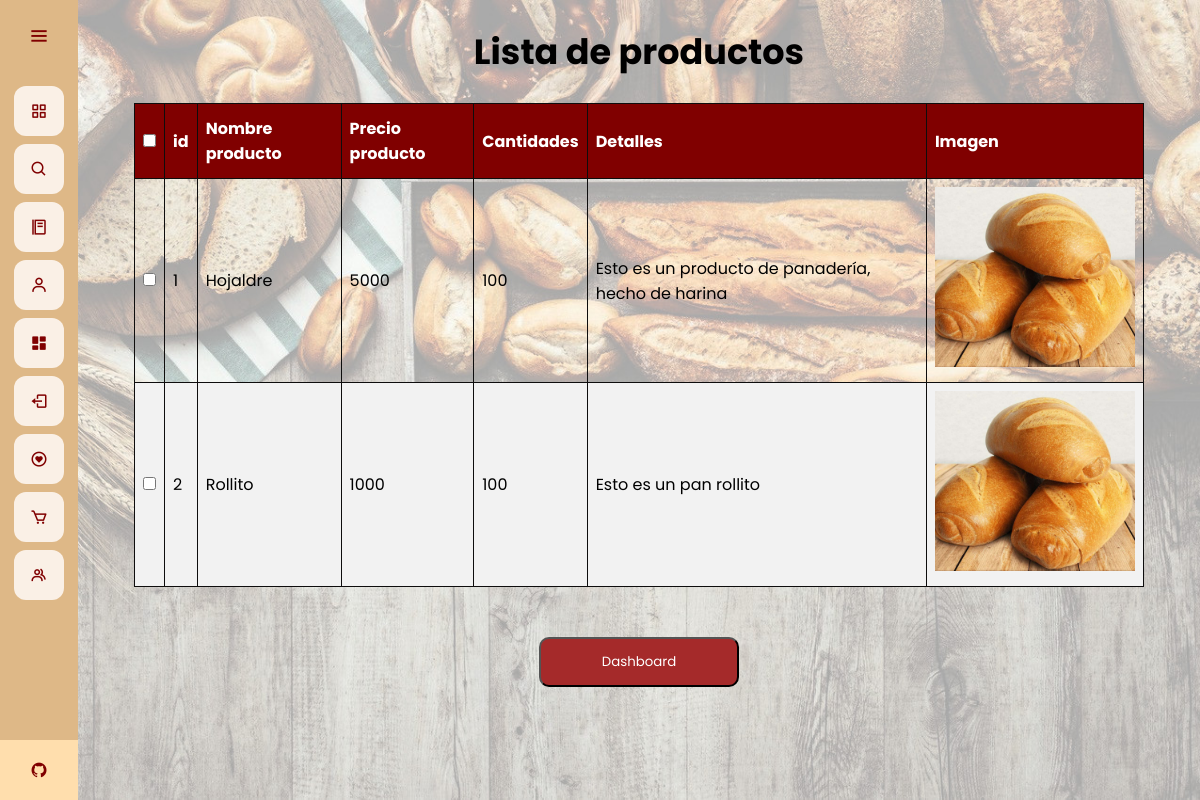
Before: /admin-dash/lista-productos (signed in) with the older database file.
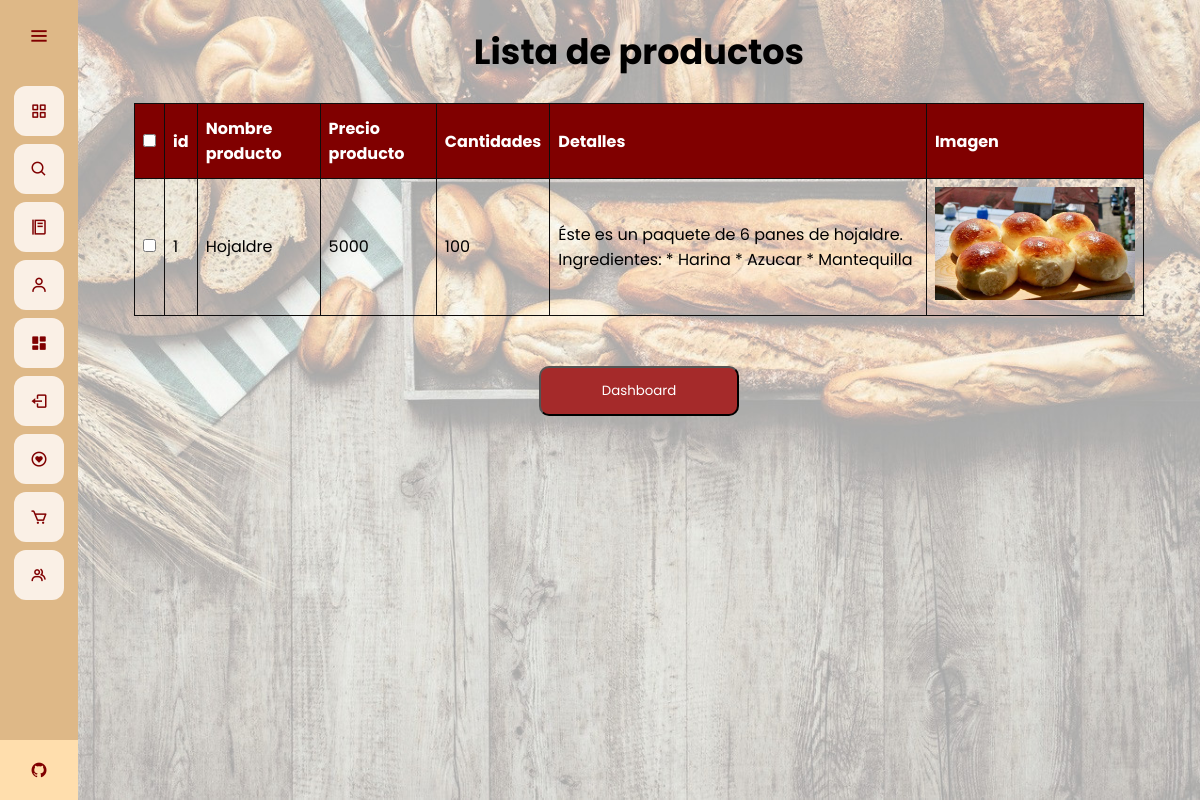
After: the same page with the newer database file.
### app.py (models this page shows)
class Products(database.Model):
	id = database.Column(database.Integer, primary_key=True)
	productname = database.Column(database.String(30), nullable=False, unique=True)
	price = database.Column(database.Integer, nullable=False)
	quantity = database.Column(database.Integer, nullable=False)
	score = database.Column(database.Integer, nullable=False)
	details = database.Column(database.String(1000))
	image_prod = database.Column(database.String(40), nullable=False, default='pan.jpg')

### app.py (the view)
@app.route("/admin-dash/lista-productos")
@login_required
def lista_producto():
	if current_user.username == "SuperAdmin":
		products = Products.query.filter().all()
		return render_template("listproducts.html", products = products)
	else:
		return redirect(url_for('home'))

### app.py (called while the page is built)
@login_manager.user_loader
def load_user(user_id):
	return User.query.get(int(user_id))

@app.before_request
def make_session_permanent():
    session.permanent = True

### templates/listproducts.html (shortened to what this page needs)
{% extends 'base.html' %}
{% block style %}
<link rel="stylesheet" href="{{ url_for('static', filename='css/style_listproduct.css') }}">
{% endblock %}
{% block content %}
<br>
<h1 class="title">
    Lista de productos
</h1>
<br>
<div class="container">
    <table id="tableu" class="tableu" style="width: 90%">
        <thead>
            <tr>
                <th>
                    <input type="checkbox" onclick="checkAll(this)">
                </th>
                <th>id</th>
                <th>Nombre producto</th>
                <th>Precio producto</th>
                <th>Cantidades</th>
                <th>Detalles</th>
                <th>Imagen</th>
            </tr>
        </thead>
        <br>
        <tbody>
            {% for product in products %}
            <tr>
                <td><input type="checkbox" name="user"></td>
                <td>{{ product.id }}</td>
                <td>{{ product.productname }}</td>
                <td>{{ product.price }}</td>
                <td>{{ product.quantity }}</td>
                <td>{{ product.details }}</td>
                <td><img src="{{ url_for('static', filename='images_plates/'+product.image_prod) }}" alt=""></td>
            </tr>
            {% endfor %}
        </tbody>
    </table>
</div>
<br>
<br>
<div class="other">
    <a href="{{url_for('dashboard')}}">
        <button type="button" class="buttond">
            Dashboard
        </button>
    </a>
</div>
{% endblock %}

### templates/base.html (shortened to what this page needs)
<!DOCTYPE html>
<html>
<head>
	<link rel="stylesheet" href="{{ url_for('static', filename='css/style_base.css') }}">
  {% block style %}
  {% endblock %}
  <link href='https://unpkg.com/boxicons@2.0.7/css/boxicons.min.css' rel='stylesheet'>
</head>
<body>
	<div class="sidebar">
    <div class="logo-details">
        <i class='bx bx-menu' id="btn" ></i>
    </div>
    <ul class="nav-list">
      <li>
        <a href="{{ url_for('home') }}">
          <i class='bx bx-grid-alt'></i>
        </a>
      </li>
      <li>
        <a href="{{ url_for('busqueda') }}">
          <i class='bx bx-search'></i>
        </a>
      </li>
      <li>
        <a href="{{ url_for('menu') }}">
          <i class='bx bx-food-menu' ></i>
        </a>
      </li>
      {% if current_user.is_authenticated %}
      <li>
        <a href="{{ url_for('perfil_usuario') }}">
          <i class='bx bx-user' ></i>
        </a>
      </li>
      {% if current_user.username == "SuperAdmin" %}
      <li>
        <a href="{{ url_for('dashboard') }}">
          <i class='bx bxs-dashboard'></i>
        </a>
      </li>
      {% endif %}
      <li>
        <a href="{{ url_for('cerrar_sesion') }}">
          <i class='bx bx-log-out'></i>
        </a>
      </li>
      {% endif %}
      <li>
        <a href="{{ url_for('lista') }}">
          <i class='bx bx-heart-circle'></i>
        </a>
      </li>
      <li>
        <a href="{{ url_for('carrito') }}">
          <i class='bx bx-cart' ></i>
        </a>
      </li>
      <li>
        <a href="{{ url_for('equipo') }}">
          <i class='bx bx-group'></i>
        </a>
      </li>
      <li class="profile">
          <div class="profile-details">
              <div class="name_job">
                <div class="name">Grupo 4</div>
                <div class="uni">Uninorte-Mintic</div>
              </div>
          </div>
          <a href="https://github.com/Viinky-Kevs/ProyectoAppWeb" target="_blank">
            <i class='bx bxl-github' id="github" ></i>
          </a>
      </li>
    </ul>
  </div>
  <section class="home-section">
  	{% block content %}
  	{% endblock %}
  </section>
</body>
</html>

### static/css/style_base.css (style rules this page uses)
* { margin: 0; padding: 0; box-sizing: border-box; font-family: "Poppins" , sans-serif; }
.sidebar { position: fixed; left: 0; top: 0; height: 100%; width: 78px; background: #DEB887; padding: 6px 14px; z-index: 99; transition: all 0.5s ease; }
.sidebar .logo-details { height: 60px; display: flex; align-items: center; position: relative; }
.sidebar .logo-details #btn { position: absolute; top: 50%; right: 0; transform: translateY(-50%); font-size: 22px; transition: all 0.4s ease; font-size: 23px; text-align: center; cursor: pointer; transition: all 0.5s ease; }
.sidebar i { color: #800000; height: 60px; min-width: 50px; font-size: 28px; text-align: center; line-height: 60px; }
.sidebar .nav-list { margin-top: 20px; height: 100%; }
.sidebar li { position: relative; margin: 8px 0; list-style: none; }
.sidebar li a { display: flex; height: 100%; width: 100%; border-radius: 12px; align-items: center; text-decoration: none; transition: all 0.4s ease; background: #FAF0E6; }
.sidebar li i { height: 50px; line-height: 50px; font-size: 18px; border-radius: 12px; }
.sidebar li.profile { position: fixed; height: 60px; width: 78px; left: 0; bottom: -8px; padding: 10px 14px; background: #FFDEAD; transition: all 0.5s ease; overflow: hidden; }
.sidebar li .profile-details { display: flex; align-items: center; flex-wrap: nowrap; }
.sidebar li.profile .name, .sidebar li.profile .uni { font-size: 15px; font-weight: 400; color: #800000; white-space: nowrap; }
.sidebar li.profile .uni { font-size: 12px; }
.sidebar .profile #github { position: absolute; top: 50%; right: 0; transform: translateY(-50%); background: #FFDEAD; width: 100%; height: 60px; line-height: 60px; border-radius: 0px; transition: all 0.5s ease; }
.home-section { position: relative; min-height: 100vh; top: 0; left: 78px; width: calc(100% - 78px); transition: all 0.5s ease; z-index: 2; background-attachment: fixed; background-size: cover; background-repeat: no-repeat; background-image: url(/static/images/wallpaper.jpg); }

### static/css/style_listproduct.css (style rules this page uses)
.title { text-align: center; font-size: 35px; }
.container { display: flex; justify-content: center; align-items: center; }
#tableu { font-family: Arial, Helvetica, sans-serif; border-collapse: collapse; width: 100%; }
#tableu td, #tableu th { border: 1px solid rgb(14, 13, 13); padding: 8px; }
#tableu th { padding-top: 12px; padding-bottom: 12px; text-align: left; background-color: #800000; color: white; }
.other { display: flex; justify-content: center; align-items: center; }
.buttond { width: 200px; height: 50px; color: white; background-color: brown; border-radius: 10px; cursor: pointer; }
img { width: 200px; }

Changed rows visible on the page:
removed Products: id "2", productname "Rollito", price "1000", quantity "100", details "Esto es un pan rollito", image_prod (picture)
changed Products "Hojaldre": details "Esto es un producto de panadería, hecho de harina" → "Éste es un paquete de 6 panes de hojaldre. Ingredientes: * Harina * Azucar * Mantequilla"; image_prod: a different picture
